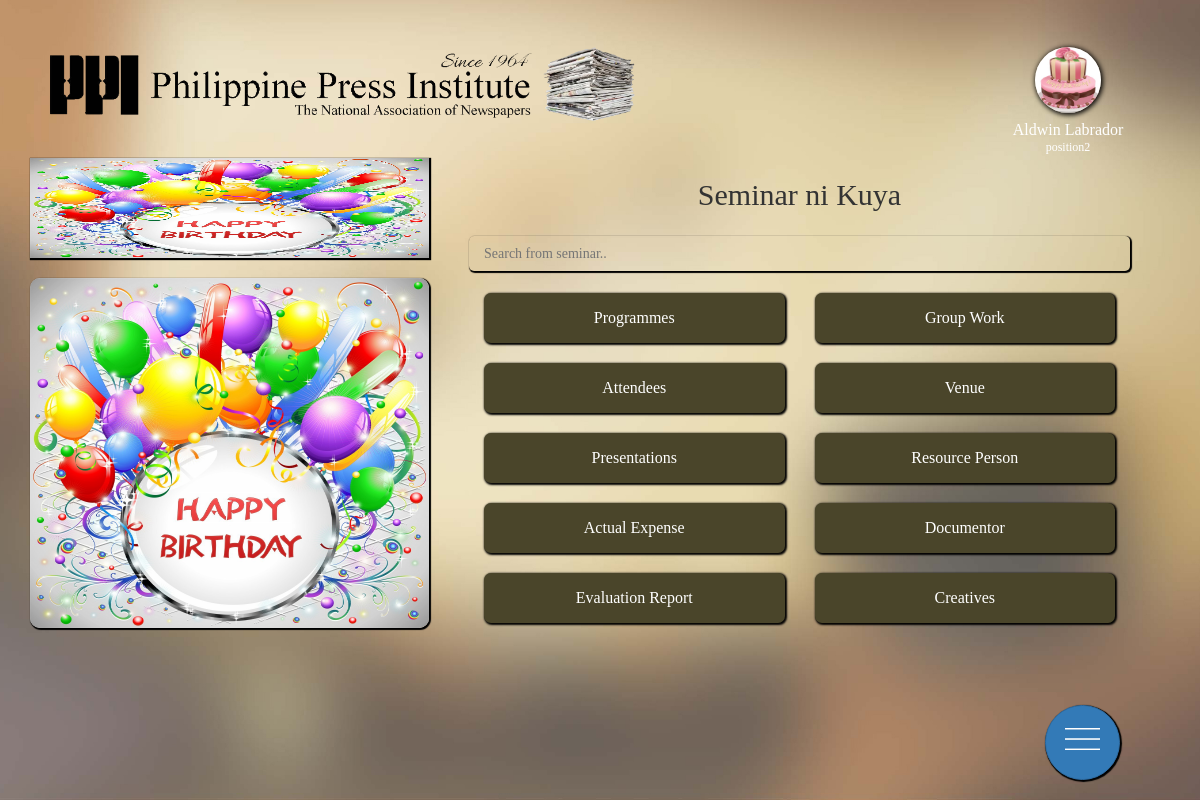
/documentation.php?id=4 (signed in), run on the app's committed database.
### tables this page shows
CREATE TABLE `tbl_seminars` (
  `id` int(11) NOT NULL,
  `partner_id` int(11) NOT NULL,
  `title_seminar` mediumtext NOT NULL,
  `period_to` date NOT NULL,
  `period_from` date NOT NULL,
  `areas` varchar(25) NOT NULL,
  `remarks` varchar(25) NOT NULL,
  `luzon` mediumtext NOT NULL,
  `visayas` mediumtext NOT NULL,
  `mindanao` mediumtext NOT NULL,
  `seminar_logo` mediumtext NOT NULL,
  `seminar_banner` mediumtext NOT NULL,
  `date_added` datetime NOT NULL,
  `date_updated` datetime NOT NULL,
  `deleted` varchar(3) NOT NULL
);

### documentation.php (the view, shortened to what this page needs)
<!DOCTYPE html>
<html>
<?php include("connection.php"); ?>
<head>
	<?php include("head.php"); ?>
	<?php include("queries.php"); ?>
</head>
<body class="goldNoBorder">
	<div class="container-fluid">
		<?php header2(); ?>
		<div class="container">
		<?php
			$sql = "SELECT * from tbl_seminars WHERE id='".$_GET['id']."'";
			$query = mysqli_query($connection, $sql);
			$result = mysqli_fetch_assoc($query);
		?>
			<div class="leftSideDetails">
				<div class="logo2">
					<img src="<?php echo $result['seminar_logo']; ?>" width="100%" height="100px">
				</div>
				<div class="previewBanner2">
					<img src="<?php echo $result['seminar_banner']; ?>">
				</div>
			</div>
			<div class="rightSideDetails">
				<div class="seminarTitle">
					<h3 class="etchTwo"><?php echo $result['title_seminar']; ?></h3>
				</div>
				<div class="hanap2">
					<input type="text" placeholder="Search from seminar..">
				</div>
				<div class="docuButtons">
					<div class="row-grid">
						<div class="col-sm-6 col-md-6">
							<button type="button" onclick="location.href='docuParts.php?docu=Programme'">Programmes</button>
							<button type="button" onclick="location.href='docuParts.php?docu=Attendees'">Attendees</button>
							<button type="button" onclick="location.href='docuParts.php?docu=Presentations'">Presentations</button>
							<button type="button" onclick="location.href='docuParts.php?docu=Actual Expense'">Actual Expense</button>
							<button type="button" onclick="location.href='docuParts.php?docu=Evaluation Report'">Evaluation Report</button>
						</div>
					</div>
					<div class="row-grid">
						<div class="col-sm-6 col-md-6">
							<button type="button" onclick="location.href='docuParts.php?docu=Group Work'">Group Work</button>
							<button type="button" onclick="location.href='docuParts.php?docu=Venue'">Venue</button>
							<button type="button" onclick="location.href='docuParts.php?docu=Resource Person'">Resource Person</button>
							<button type="button" onclick="location.href='docuParts.php?docu=Documentator'">Documentor</button>
							<button type="button" onclick="location.href='docuCreatives.php?docu=Creatives'">Creatives</button>
						</div>
					</div>
				</div>
			</div>
		</div>
	</div>
	<?php floatButtonsDocumentation() ?>
</body>
</html>

### head.php (shortened to what this page needs)
<link rel="stylesheet" type="text/css" href="css/stylesheet.css">
<link rel="stylesheet" type="text/css" href="css/bootstrap.min.css">
<?php
	function header2(){
?>
		<div style="float:left">
			<div class="header2">
				<img src="img/PPI Logo2.png" width="100%">
			</div>
			<div class="header">
        <div class="dropdown profile">
  				<img src="<?php adminInfo("photo"); ?>" class="dropdown-toggle" data-toggle="dropdown">
        </div>
				<p style="font-size: 16px"><?php adminInfo("full_name") ?></p>
				<p><?php adminInfo("position"); ?></p>
			</div>
		</div>
<?php
	}
?>
<?php
  function floatButtonsDocumentation(){
?>
    <div class="mini">
      <div class="btn-group">
        <a href="javascript:void(0)" class="btn btn-primary btn-fab" id="main">
            <img src = "img/Menu.png">
        </a>
      </div>
    </div>
<?php
  }
?>

### queries.php (shortened to what this page needs)
<?php
	function adminInfo($detail){
		include("connection.php");
		$sql= "SELECT * FROM tbl_admin WHERE id = '".$_SESSION['id']."'";
			$query = mysqli_query($connection, $sql);
			$result = mysqli_fetch_assoc($query);
			$photo = $result['photo'];
			$username = $result['username'];
			$last_name = $result['last_name'];
			$first_name = $result['first_name'];
			$full_name = $first_name.' '.$last_name;
			$position = $result['position'];
			$admin_type = $result['admin_type'];
			if($detail=="photo"){
				echo $photo;
			}else if($detail=="username"){
				echo $username;
			}else if($detail=="position"){
				echo $position;
			}else if($detail=="last_name"){
				echo $last_name;
			}else if($detail=="first_name"){
				echo $first_name;
			}else if($detail=="full_name"){
				echo $full_name;
			}else if($detail=="admin_type"){
				echo $admin_type;
			}
	}
?>

### css/stylesheet.css (style rules this page uses)
* { font-family: Century Gothic; }
body.goldNoBorder { background-image: url(../img/PPI_BackgroundNoBorder.jpg); background-size: 100% 100%; background-repeat: no-repeat; background-attachment: fixed; }
.header { float: right; width: 20%; margin-top: 4%; }
.header p { text-align: center; line-height: 20%; margin-top: 15px; font-family: Century Gothic; font-size: 12px; color: white; }
.profile { width: 66px; height: 66px; border-radius: 50%; background-color: transparent; margin: 0 auto; box-shadow: 1px 1px 5px 1px black; }
.profile img { border-radius: 50%; width: 66px; height: 66px; float: left; }
.header2 { width: 50%; float: left; margin-top: 4%; margin-left: 3%; }
.btn-group .btn-fab { position: fixed !important; right: 20px; }
#main { bottom: 20px; border-radius: 50%; height: 75px; width: 75px; margin-right: 5%; box-shadow: 1px 1px 1px 1px black; }
.mini img { width: 70%; margin-top: 10px; filter: brightness(0) invert(1); }
.leftSideDetails { width: 35%; float: left; }
.rightSideDetails { width: 65%; height: 100px; float: left; padding: 0px 40px; }
.previewBanner2 { width: 100%; height: 350px; box-shadow: 1px 1px 1px 1px black; border-radius: 10px; background-color: rgba(255,255,255,.5); float: left; }
.previewBanner2 img { border-radius: 10px; width: 100%; height: 350px; }
.logo2 { width: 100%; height: 100px; box-shadow: 1px 1px 1px 1px black; background-color: rgba(255,255,255,0.8); float: left; margin-bottom: 20px; }
.seminarTitle { text-align: center; }
.hanap2 { width: 100%; float: left; padding-top: 15px; height: 52px; }
.hanap2 input[type="text"] { margin: 0 auto; display: block; width: 100%; height: 35px; border-radius: 5px; border: none; box-shadow: 1px 1px 1px 1px black; padding-left: 15px; background-color: transparent; }
.docuButtons { float: left; width: 100%; }
.docuButtons button { width: 100%; background-color: #4A452A; box-shadow: 1px 1px 2px 1px black; color: white; border: none; border-radius: 7px; height: 50px; margin-top: 20px; font-size: 16px; }
.etchTwo { font-family: AardvarkBold; font-size: 30px; }

### data on the page
tbl_seminars: seminar_logo (picture), seminar_banner (picture), title_seminar "Seminar ni Kuya"

### other printed values
$full_name "Aldwin Labrador"
$position "position2"
